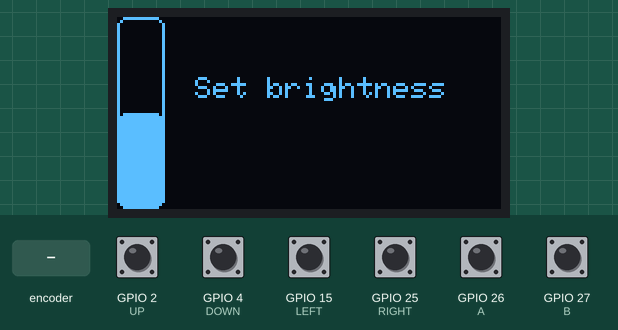
Simulated run of this sketch. Board: ESP32. Shown: 128×64 one-colour display. Inputs (shaded band) come from the test bench; at power-on: GPIO 2 (UP), GPIO 4 (DOWN), GPIO 15 (LEFT), GPIO 25 (RIGHT), GPIO 26 (A), GPIO 27 (B) HIGH. What the sketch prints to the serial monitor is not drawn.

Above: at 1.2 s.
1.3 s: rotary encoder on GPIO 26 (A) / GPIO 27 (B) turned 3 steps (first pin leading)
At 1.61 s:
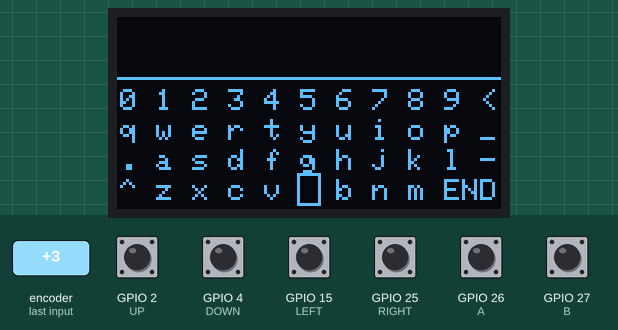
At 2.05 s:
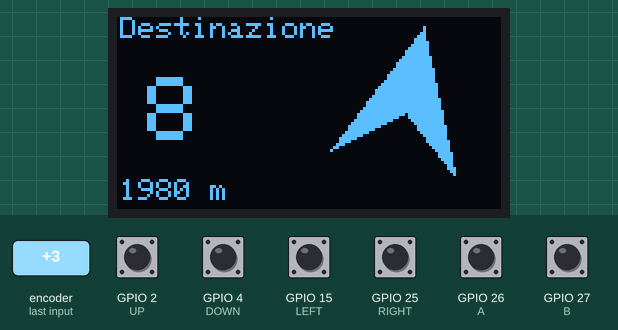

Measured:
- after the input at 1.3 s, the display: changes after 0.14 s (image 1)

The sketch:

ssd1306_128x64_i2c.ino
```cpp
#include <SPI.h>
#include <Wire.h>
#include <Adafruit_GFX.h>
#include <Adafruit_SSD1306.h>

const byte UP = 2;
const byte DOWN = 4;
const byte LEFT = 15;
const byte RIGHT = 25;
const byte A = 26;
const byte B = 27;

#define SCREEN_WIDTH 128 // OLED display width, in pixels
#define SCREEN_HEIGHT 64 // OLED display height, in pixels

#define OLED_RESET     -1 // Reset pin # (or -1 if sharing Arduino reset pin)
#define SCREEN_ADDRESS 0x3C ///< See datasheet for Address; 0x3D for 128x64, 0x3C for 128x32
Adafruit_SSD1306 display(SCREEN_WIDTH, SCREEN_HEIGHT, &Wire, OLED_RESET);


int x = 5;
int y = 3;
int w = 0;
int cont = 128;
int selected = 0;
String testo = "";
int maiusc = 0;
String keys[] = { "0 1 2 3 4 5 6 7 8 9 <",
                    "q w e r t y u i o p _",
                    ". a s d f g h j k l -",
                    "^ z x c v   b n m END"};
String keysM[] = { "0 1 2 3 4 5 6 7 8 9 <",
                  "Q W E R T Y U I O P _",
                  ". A S D F G H J K L -",
                  "^ Z X C V   B N M END"};

String menu_list[] = {"Walk", "Select point", "Save Point", "Compass calib", "Set brightness"};

void setup() {
  Serial.begin(115200);

  pinMode(UP, INPUT_PULLUP);
  pinMode(DOWN, INPUT_PULLUP);
  pinMode(LEFT, INPUT_PULLUP);
  pinMode(RIGHT, INPUT_PULLUP);
  pinMode(A, INPUT_PULLUP);
  pinMode(B, INPUT_PULLUP);

  if(!display.begin(SSD1306_SWITCHCAPVCC, SCREEN_ADDRESS)) {
    Serial.println(F("SSD1306 allocation failed"));
    for(;;);
  }
  display.setRotation(2);
  display.ssd1306_command(0x81);
  display.ssd1306_command(cont);
}


void loop() {
  setbrightness();
  while(digitalRead(A) == LOW);
  while(digitalRead(B) == LOW);
  Serial.println(keyboard());
  while(digitalRead(A) == LOW);
  while(digitalRead(B) == LOW);
  mainWindow("Destinazione", 270 , 1980);
  while(digitalRead(A) == LOW);
  while(digitalRead(B) == LOW);
  Menu();
  while(digitalRead(A) == LOW);
  while(digitalRead(B) == LOW);

  delay(50);
}


void setbrightness(){
  int exit = true;
  while(exit){
    display.clearDisplay();
    display.fillRoundRect(0, 64-(cont/4), 16, (cont/4), 3, SSD1306_WHITE);
    display.drawRoundRect(0, 0, 16, display.height(), 3, SSD1306_WHITE);

    display.setTextSize(1);
    display.setTextColor(SSD1306_WHITE);
    display.setCursor(26, 20);
    display.println("Set brightness");
    display.display();
    if(digitalRead(UP) == LOW)
      cont += 20;
    if(digitalRead(DOWN) == LOW)
      cont -= 20;
    if(digitalRead(A) == LOW || digitalRead(B) == LOW)
      exit = false;
    if(cont < 1)
      cont = 1;
    if(cont > 255)
      cont = 255;
    display.ssd1306_command(0x81);
    display.ssd1306_command(cont);
    //Serial.println(cont);
    delay(100);
  }
}
//Menu

void Menu(){
  int exit = true;
  int max = (sizeof(menu_list) / sizeof(menu_list[0]));
  while(exit){

    if(digitalRead(UP) == LOW){
      w -= 1;
      if(w < 0){
        selected --;
        w = 0;
      }

    }
    if(digitalRead(DOWN) == LOW){
      w += 1;
      if(w > 3){
        selected ++;
        w = 3;
      }
    }


    if(selected < 0){
      w = 3;
      selected = max - 4;
    }


    if(selected >= max - 3){
      selected = 0;
      w = 0;
    }


    if(digitalRead(A) == LOW){
      exit = false;
    }
    if(digitalRead(B) == LOW){
      exit = false;
      w = 0;
    }
    while(digitalRead(A) == LOW);
    while(digitalRead(B) == LOW);

    display.clearDisplay();

    //display.drawRoundRect(0, 0, 16, display.height(), 3, SSD1306_WHITE);
    display.setTextSize(2);
    display.setTextColor(SSD1306_WHITE);
    display.setCursor(4, 0);
    display.println("M");
    display.setCursor(4, 16);
    display.println("E");
    display.setCursor(4, 32);
    display.println("N");
    display.setCursor(4, 48);
    display.println("U");
    display.setTextSize(1);
    display.drawRoundRect(20, w*16, 106, 14, 3, SSD1306_WHITE);
    for(int i = 0; i<4; i++){
      display.setCursor(24, 16*i + 4);
      display.println(menu_list[selected + i]);
    }
    display.display();
    delay(100);
  }
  Serial.println(w);
}

//KEYBOARD
String keyboard(){
  int exit = true;
  while(exit){
    if(digitalRead(UP) == LOW && y > 0)
      y -= 1;
    if(digitalRead(DOWN) == LOW && y < 3)
      y += 1;
    if(digitalRead(LEFT) == LOW && x > 0)
      x -= 1;
    if(digitalRead(RIGHT) == LOW && x < 10)
      x += 1;

    if(digitalRead(B) == LOW){
      exit = false;
      testo = "";
    }

    if(digitalRead(A) == LOW){
      char c = 'a';
      if(maiusc)
        c = keysM[y][x*2];
      else
        c = keys[y][x*2];
      if(c == '^'){
        maiusc = maiusc *-1 + 1;
      }else if(x >=9 && y == 3){
        exit = false;
        return testo;
      }else if(c == '<'){
        testo = testo.substring(0,strlen(testo.c_str()) -1);
      }else{
        testo += c;
      }
    }

    while(digitalRead(A) == LOW);
    while(digitalRead(B) == LOW);

    display.clearDisplay();
    display.setTextColor(SSD1306_WHITE);
    display.drawLine(0, 20, 128, 20, SSD1306_WHITE);

    display.setTextSize(1);
    display.setCursor(1, 6);
    display.println(testo);

    if(maiusc){
      display.setCursor(1, 24);
      display.println(keysM[0]);
      display.setCursor(1, 34);
      display.println(keysM[1]);
      display.setCursor(1, 44);
      display.println(keysM[2]);
      display.setCursor(1, 54);
      display.println(keysM[3]);
    }
    else {
      display.setCursor(1, 24);
      display.println(keys[0]);
      display.setCursor(1, 34);
      display.println(keys[1]);
      display.setCursor(1, 44);
      display.println(keys[2]);
      display.setCursor(1, 54);
      display.println(keys[3]);
    }

    if(x >=9 && y == 3){
      display.drawRect((9*12),(3*10)+22,20,11,SSD1306_WHITE);
    }else{
      display.drawRect((x*12),(y*10)+22,8,11,SSD1306_WHITE);
    }

    /*
    Serial.print(x);
    Serial.print(" ");
    Serial.print(y);
    Serial.print(" ");
    Serial.print(keys[y][x*2]);
    Serial.print(" ");
    Serial.println(maiusc);
    */

    display.display();
    delay(100);
  }
  return testo;
}


const float pi = 3.14159267 ;
int raggio = 30;
int raggioBase = 30;
int avanza = 0;
int clock_center_y = 32;
int clock_center_x = 96;
int vert = 130;


void mainWindow(String dest, int azimuth ,int dist){
  while(digitalRead(B) == HIGH){
    display.clearDisplay();
    display.setTextColor(SSD1306_WHITE);


    display.setTextSize(1);
    display.setCursor(1, 0);
    display.println(dest);

    display.setTextSize(3);
    display.setCursor(10, 20);
    display.println(avanza);

    display.setTextSize(1);
    display.setCursor(1, 54);
    display.print(dist);
    display.println(" m");

    //display.drawCircle(clock_center_x, clock_center_y, raggio, SSD1306_WHITE);
    draw_arrow(avanza+=4);
    if(avanza >= 360)
      avanza = 0;

    //display.setTextSize(1);
    //display.setCursor(clock_center_x-(raggio/2),clock_center_y-3);
    //display.println(azimuth);
    display.display();
    delay(50);
  }

}

void draw_arrow(int line){
  int y = ((raggio-1)*cos(pi-(2*pi)/360*line))+clock_center_y;
  int x = ((raggio-1)*sin(pi-(2*pi)/360*line))+clock_center_x;
  int y1 = ((raggioBase-1)*cos(pi-(2*pi)/360*(line+vert)))+clock_center_y;
  int x1 = ((raggioBase-1)*sin(pi-(2*pi)/360*(line+vert)))+clock_center_x;
  int y2 = ((raggioBase-1)*cos(pi-(2*pi)/360*(line-vert)))+clock_center_y;
  int x2 = ((raggioBase-1)*sin(pi-(2*pi)/360*(line-vert)))+clock_center_x;
  /*display.drawLine(clock_center_x,clock_center_y,x,y,SSD1306_WHITE);
  display.drawLine(clock_center_x,clock_center_y,x1,y1,SSD1306_WHITE);
  display.drawLine(clock_center_x,clock_center_y,x2,y2,SSD1306_WHITE);*/
  //display.drawLine(x1,y1,x,y,SSD1306_WHITE);
  //display.drawLine(x2,y2,x,y,SSD1306_WHITE);
  //display.drawLine(x1,y1,clock_center_x,clock_center_y,SSD1306_WHITE);
  //display.drawLine(x2,y2,clock_center_x,clock_center_y,SSD1306_WHITE);

  display.fillTriangle(x1,y1,x2,y2,clock_center_x,clock_center_y, SSD1306_INVERSE);
  display.fillTriangle(x,y,x1,y1,x2,y2, SSD1306_INVERSE);
  display.display();
}
```
